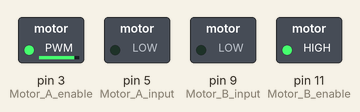
The sketch below on a simulated Arduino Uno, built with avr-gcc and run on an emulated ATmega328P. Parts: switched loads named in the sketch (green lamp = pin HIGH).

Above: at 0.05 s.
At 1.5 s:
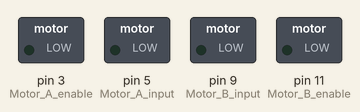
At 2.95 s:
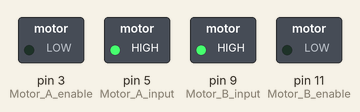
Timing chart, 0 to 6.9 s (numbered marks = the images above):
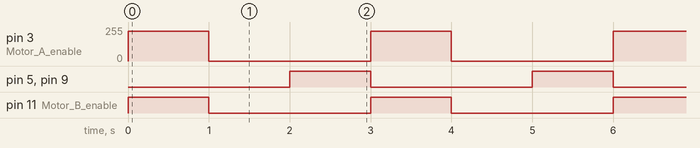

The sketch:

dc_motor_hbridge.ino
```cpp
// DC Motor Control using H-Bridge (L293D)
// Controls two DC motors in different directions with PWM

void setup() {
  // Define motor control pins as outputs
  pinMode(3, OUTPUT);  // Motor A enable (PWM)
  pinMode(5, OUTPUT);  // Motor A input
  pinMode(9, OUTPUT);  // Motor B input
  pinMode(11, OUTPUT); // Motor B enable (PWM)
}

void loop() {
  // Move motors in one direction
  analogWrite(3, 225);   // Motor A speed
  analogWrite(5, 0);
  analogWrite(9, 0);
  analogWrite(11, 255);  // Motor B speed
  delay(1000);           // Run for 1 second

  // Stop motors
  analogWrite(3, 0);
  analogWrite(5, 0);
  analogWrite(9, 0);
  analogWrite(11, 0);
  delay(1000);

  // Move motors in another direction
  analogWrite(3, 0);
  analogWrite(5, 255);   // Reverse Motor A
  analogWrite(9, 255);   // Reverse Motor B
  analogWrite(11, 0);
  delay(1000);
}
```

Measured:
- by itself, pin 3 (Motor_A_enable): alternates 225/255 for 1.0 s and 0/255 for 2.0 s
- by itself, pin 5 (Motor_A_input), pin 9 (Motor_B_input), pin 11 (Motor_B_enable): alternates HIGH for 1.0 s and LOW for 2.0 s
